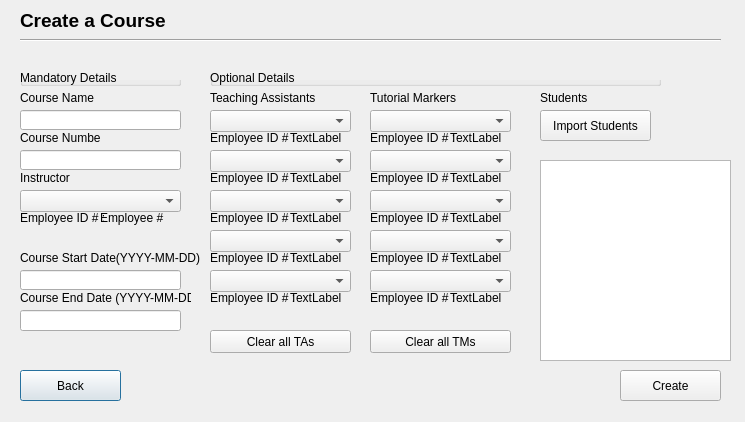
<?xml version="1.0" encoding="UTF-8"?>
<ui version="4.0">
 <class>CreateCourseScreen</class>
 <widget class="QDialog" name="CreateCourseScreen">
  <property name="geometry">
   <rect>
    <x>0</x>
    <y>0</y>
    <width>745</width>
    <height>422</height>
   </rect>
  </property>
  <property name="windowTitle">
   <string>Create a Course</string>
  </property>
  <widget class="QPushButton" name="pushButton_Create">
   <property name="geometry">
    <rect>
     <x>620</x>
     <y>370</y>
     <width>101</width>
     <height>31</height>
    </rect>
   </property>
   <property name="text">
    <string>Create</string>
   </property>
   <property name="autoDefault">
    <bool>false</bool>
   </property>
  </widget>
  <widget class="QLineEdit" name="lineEdit_CourseName">
   <property name="geometry">
    <rect>
     <x>20</x>
     <y>110</y>
     <width>161</width>
     <height>20</height>
    </rect>
   </property>
  </widget>
  <widget class="QLineEdit" name="lineEdit_StartDate">
   <property name="geometry">
    <rect>
     <x>20</x>
     <y>270</y>
     <width>161</width>
     <height>20</height>
    </rect>
   </property>
  </widget>
  <widget class="QLineEdit" name="lineEdit_endDate">
   <property name="geometry">
    <rect>
     <x>20</x>
     <y>310</y>
     <width>161</width>
     <height>21</height>
    </rect>
   </property>
  </widget>
  <widget class="QLabel" name="label">
   <property name="geometry">
    <rect>
     <x>20</x>
     <y>90</y>
     <width>81</width>
     <height>16</height>
    </rect>
   </property>
   <property name="text">
    <string>Course Name</string>
   </property>
  </widget>
  <widget class="QLabel" name="label_2">
   <property name="geometry">
    <rect>
     <x>20</x>
     <y>170</y>
     <width>81</width>
     <height>16</height>
    </rect>
   </property>
   <property name="text">
    <string>Instructor</string>
   </property>
  </widget>
  <widget class="QLabel" name="label_3">
   <property name="geometry">
    <rect>
     <x>20</x>
     <y>250</y>
     <width>181</width>
     <height>16</height>
    </rect>
   </property>
   <property name="text">
    <string>Course Start Date(YYYY-MM-DD)</string>
   </property>
  </widget>
  <widget class="QLabel" name="label_4">
   <property name="geometry">
    <rect>
     <x>20</x>
     <y>290</y>
     <width>171</width>
     <height>16</height>
    </rect>
   </property>
   <property name="text">
    <string>Course End Date (YYYY-MM-DD)</string>
   </property>
  </widget>
  <widget class="QComboBox" name="comboBox_TA1">
   <property name="geometry">
    <rect>
     <x>210</x>
     <y>110</y>
     <width>141</width>
     <height>22</height>
    </rect>
   </property>
  </widget>
  <widget class="QComboBox" name="comboBox_TA2">
   <property name="geometry">
    <rect>
     <x>210</x>
     <y>150</y>
     <width>141</width>
     <height>22</height>
    </rect>
   </property>
  </widget>
  <widget class="QComboBox" name="comboBox_TA3">
   <property name="geometry">
    <rect>
     <x>210</x>
     <y>190</y>
     <width>141</width>
     <height>22</height>
    </rect>
   </property>
  </widget>
  <widget class="QComboBox" name="comboBox_TA4">
   <property name="geometry">
    <rect>
     <x>210</x>
     <y>230</y>
     <width>141</width>
     <height>22</height>
    </rect>
   </property>
  </widget>
  <widget class="QComboBox" name="comboBox_TA5">
   <property name="geometry">
    <rect>
     <x>210</x>
     <y>270</y>
     <width>141</width>
     <height>22</height>
    </rect>
   </property>
  </widget>
  <widget class="QLabel" name="label_5">
   <property name="geometry">
    <rect>
     <x>210</x>
     <y>90</y>
     <width>121</width>
     <height>16</height>
    </rect>
   </property>
   <property name="text">
    <string>Teaching Assistants</string>
   </property>
  </widget>
  <widget class="QComboBox" name="comboBox_Instructor">
   <property name="geometry">
    <rect>
     <x>20</x>
     <y>190</y>
     <width>161</width>
     <height>22</height>
    </rect>
   </property>
  </widget>
  <widget class="QPushButton" name="pushButton_Back">
   <property name="geometry">
    <rect>
     <x>20</x>
     <y>370</y>
     <width>101</width>
     <height>31</height>
    </rect>
   </property>
   <property name="text">
    <string>Back</string>
   </property>
   <property name="default">
    <bool>true</bool>
   </property>
  </widget>
  <widget class="QPushButton" name="pushButton_Import">
   <property name="geometry">
    <rect>
     <x>540</x>
     <y>110</y>
     <width>111</width>
     <height>31</height>
    </rect>
   </property>
   <property name="text">
    <string>Import Students</string>
   </property>
  </widget>
  <widget class="QLabel" name="label_EID">
   <property name="geometry">
    <rect>
     <x>100</x>
     <y>210</y>
     <width>81</width>
     <height>15</height>
    </rect>
   </property>
   <property name="text">
    <string>Employee #</string>
   </property>
  </widget>
  <widget class="QLabel" name="label_6">
   <property name="geometry">
    <rect>
     <x>20</x>
     <y>210</y>
     <width>91</width>
     <height>15</height>
    </rect>
   </property>
   <property name="text">
    <string>Employee ID # :</string>
   </property>
  </widget>
  <widget class="QLabel" name="label_title">
   <property name="geometry">
    <rect>
     <x>20</x>
     <y>0</y>
     <width>201</width>
     <height>41</height>
    </rect>
   </property>
   <property name="text">
    <string>&lt;html&gt;&lt;head/&gt;&lt;body&gt;&lt;p&gt;&lt;span style=&quot; font-size:14pt; font-weight:600;&quot;&gt;Create a Course&lt;/span&gt;&lt;/p&gt;&lt;/body&gt;&lt;/html&gt;</string>
   </property>
  </widget>
  <widget class="QComboBox" name="comboBox_TM4">
   <property name="geometry">
    <rect>
     <x>370</x>
     <y>230</y>
     <width>141</width>
     <height>22</height>
    </rect>
   </property>
  </widget>
  <widget class="QComboBox" name="comboBox_TM1">
   <property name="geometry">
    <rect>
     <x>370</x>
     <y>110</y>
     <width>141</width>
     <height>22</height>
    </rect>
   </property>
  </widget>
  <widget class="QComboBox" name="comboBox_TM3">
   <property name="geometry">
    <rect>
     <x>370</x>
     <y>190</y>
     <width>141</width>
     <height>22</height>
    </rect>
   </property>
  </widget>
  <widget class="QComboBox" name="comboBox_TM5">
   <property name="geometry">
    <rect>
     <x>370</x>
     <y>270</y>
     <width>141</width>
     <height>22</height>
    </rect>
   </property>
  </widget>
  <widget class="QLabel" name="label_7">
   <property name="geometry">
    <rect>
     <x>370</x>
     <y>90</y>
     <width>121</width>
     <height>16</height>
    </rect>
   </property>
   <property name="text">
    <string>Tutorial Markers</string>
   </property>
  </widget>
  <widget class="QComboBox" name="comboBox_TM2">
   <property name="geometry">
    <rect>
     <x>370</x>
     <y>150</y>
     <width>141</width>
     <height>22</height>
    </rect>
   </property>
  </widget>
  <widget class="QLabel" name="label_8">
   <property name="geometry">
    <rect>
     <x>540</x>
     <y>90</y>
     <width>101</width>
     <height>16</height>
    </rect>
   </property>
   <property name="text">
    <string>Students</string>
   </property>
  </widget>
  <widget class="QGroupBox" name="groupBox">
   <property name="geometry">
    <rect>
     <x>20</x>
     <y>70</y>
     <width>161</width>
     <height>16</height>
    </rect>
   </property>
   <property name="title">
    <string>Mandatory Details</string>
   </property>
  </widget>
  <widget class="QGroupBox" name="groupBox_2">
   <property name="geometry">
    <rect>
     <x>210</x>
     <y>70</y>
     <width>451</width>
     <height>16</height>
    </rect>
   </property>
   <property name="title">
    <string>Optional Details</string>
   </property>
  </widget>
  <widget class="QLineEdit" name="lineEdit_CourseNumber">
   <property name="geometry">
    <rect>
     <x>20</x>
     <y>150</y>
     <width>161</width>
     <height>20</height>
    </rect>
   </property>
  </widget>
  <widget class="QLabel" name="label_9">
   <property name="geometry">
    <rect>
     <x>20</x>
     <y>130</y>
     <width>81</width>
     <height>16</height>
    </rect>
   </property>
   <property name="text">
    <string>Course Number</string>
   </property>
  </widget>
  <widget class="QPushButton" name="pushButton_ClearTA">
   <property name="geometry">
    <rect>
     <x>210</x>
     <y>330</y>
     <width>141</width>
     <height>23</height>
    </rect>
   </property>
   <property name="text">
    <string>Clear all TAs</string>
   </property>
  </widget>
  <widget class="QPushButton" name="pushButton_ClearTM">
   <property name="geometry">
    <rect>
     <x>370</x>
     <y>330</y>
     <width>141</width>
     <height>23</height>
    </rect>
   </property>
   <property name="text">
    <string>Clear all TMs</string>
   </property>
  </widget>
  <widget class="Line" name="line">
   <property name="geometry">
    <rect>
     <x>20</x>
     <y>30</y>
     <width>701</width>
     <height>20</height>
    </rect>
   </property>
   <property name="orientation">
    <enum>Qt::Horizontal</enum>
   </property>
  </widget>
  <widget class="QLabel" name="label_TA1">
   <property name="geometry">
    <rect>
     <x>290</x>
     <y>130</y>
     <width>81</width>
     <height>15</height>
    </rect>
   </property>
   <property name="text">
    <string>TextLabel</string>
   </property>
  </widget>
  <widget class="QLabel" name="label_10">
   <property name="geometry">
    <rect>
     <x>210</x>
     <y>130</y>
     <width>91</width>
     <height>15</height>
    </rect>
   </property>
   <property name="text">
    <string>Employee ID # :</string>
   </property>
  </widget>
  <widget class="QTableView" name="tableView">
   <property name="geometry">
    <rect>
     <x>540</x>
     <y>160</y>
     <width>191</width>
     <height>201</height>
    </rect>
   </property>
  </widget>
  <widget class="QLabel" name="label_11">
   <property name="geometry">
    <rect>
     <x>210</x>
     <y>170</y>
     <width>91</width>
     <height>15</height>
    </rect>
   </property>
   <property name="text">
    <string>Employee ID # :</string>
   </property>
  </widget>
  <widget class="QLabel" name="label_12">
   <property name="geometry">
    <rect>
     <x>210</x>
     <y>210</y>
     <width>91</width>
     <height>15</height>
    </rect>
   </property>
   <property name="text">
    <string>Employee ID # :</string>
   </property>
  </widget>
  <widget class="QLabel" name="label_13">
   <property name="geometry">
    <rect>
     <x>210</x>
     <y>250</y>
     <width>91</width>
     <height>15</height>
    </rect>
   </property>
   <property name="text">
    <string>Employee ID # :</string>
   </property>
  </widget>
  <widget class="QLabel" name="label_14">
   <property name="geometry">
    <rect>
     <x>210</x>
     <y>290</y>
     <width>91</width>
     <height>15</height>
    </rect>
   </property>
   <property name="text">
    <string>Employee ID # :</string>
   </property>
  </widget>
  <widget class="QLabel" name="label_15">
   <property name="geometry">
    <rect>
     <x>370</x>
     <y>130</y>
     <width>91</width>
     <height>15</height>
    </rect>
   </property>
   <property name="text">
    <string>Employee ID # :</string>
   </property>
  </widget>
  <widget class="QLabel" name="label_16">
   <property name="geometry">
    <rect>
     <x>370</x>
     <y>170</y>
     <width>91</width>
     <height>15</height>
    </rect>
   </property>
   <property name="text">
    <string>Employee ID # :</string>
   </property>
  </widget>
  <widget class="QLabel" name="label_17">
   <property name="geometry">
    <rect>
     <x>370</x>
     <y>210</y>
     <width>91</width>
     <height>15</height>
    </rect>
   </property>
   <property name="text">
    <string>Employee ID # :</string>
   </property>
  </widget>
  <widget class="QLabel" name="label_18">
   <property name="geometry">
    <rect>
     <x>370</x>
     <y>250</y>
     <width>91</width>
     <height>15</height>
    </rect>
   </property>
   <property name="text">
    <string>Employee ID # :</string>
   </property>
  </widget>
  <widget class="QLabel" name="label_19">
   <property name="geometry">
    <rect>
     <x>370</x>
     <y>290</y>
     <width>91</width>
     <height>15</height>
    </rect>
   </property>
   <property name="text">
    <string>Employee ID # :</string>
   </property>
  </widget>
  <widget class="QLabel" name="label_TA2">
   <property name="geometry">
    <rect>
     <x>290</x>
     <y>170</y>
     <width>81</width>
     <height>15</height>
    </rect>
   </property>
   <property name="text">
    <string>TextLabel</string>
   </property>
  </widget>
  <widget class="QLabel" name="label_TA3">
   <property name="geometry">
    <rect>
     <x>290</x>
     <y>210</y>
     <width>81</width>
     <height>15</height>
    </rect>
   </property>
   <property name="text">
    <string>TextLabel</string>
   </property>
  </widget>
  <widget class="QLabel" name="label_TA4">
   <property name="geometry">
    <rect>
     <x>290</x>
     <y>250</y>
     <width>81</width>
     <height>15</height>
    </rect>
   </property>
   <property name="text">
    <string>TextLabel</string>
   </property>
  </widget>
  <widget class="QLabel" name="label_TA5">
   <property name="geometry">
    <rect>
     <x>290</x>
     <y>290</y>
     <width>81</width>
     <height>15</height>
    </rect>
   </property>
   <property name="text">
    <string>TextLabel</string>
   </property>
  </widget>
  <widget class="QLabel" name="label_TM1">
   <property name="geometry">
    <rect>
     <x>450</x>
     <y>130</y>
     <width>81</width>
     <height>15</height>
    </rect>
   </property>
   <property name="text">
    <string>TextLabel</string>
   </property>
  </widget>
  <widget class="QLabel" name="label_TM2">
   <property name="geometry">
    <rect>
     <x>450</x>
     <y>170</y>
     <width>81</width>
     <height>15</height>
    </rect>
   </property>
   <property name="text">
    <string>TextLabel</string>
   </property>
  </widget>
  <widget class="QLabel" name="label_TM3">
   <property name="geometry">
    <rect>
     <x>450</x>
     <y>210</y>
     <width>81</width>
     <height>15</height>
    </rect>
   </property>
   <property name="text">
    <string>TextLabel</string>
   </property>
  </widget>
  <widget class="QLabel" name="label_TM4">
   <property name="geometry">
    <rect>
     <x>450</x>
     <y>250</y>
     <width>81</width>
     <height>16</height>
    </rect>
   </property>
   <property name="text">
    <string>TextLabel</string>
   </property>
  </widget>
  <widget class="QLabel" name="label_TM5">
   <property name="geometry">
    <rect>
     <x>450</x>
     <y>290</y>
     <width>81</width>
     <height>16</height>
    </rect>
   </property>
   <property name="text">
    <string>TextLabel</string>
   </property>
  </widget>
 </widget>
 <resources/>
 <connections/>
</ui>
